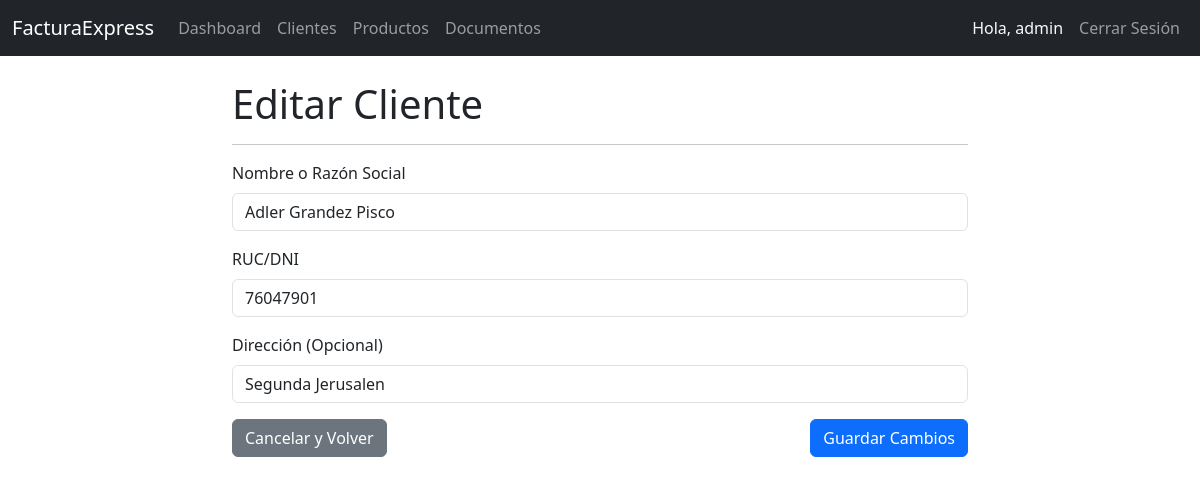
Screenshot of /clientes/editar/1 (signed in) with the database file from the repository.
### models.py (models this page shows)
class User(db.Model, UserMixin):
    id = db.Column(db.Integer, primary_key=True)
    username = db.Column(db.String(80), unique=True, nullable=False)
    password_hash = db.Column(db.String(128), nullable=False)
    documentos = db.relationship('Documento', backref='atendido_por', lazy=True)

class Cliente(db.Model):
    id = db.Column(db.Integer, primary_key=True)
    nombre = db.Column(db.String(100), nullable=False)
    ruc_dni = db.Column(db.String(20), unique=True, nullable=False)
    direccion = db.Column(db.String(200), nullable=True)
    documentos = db.relationship('Documento', backref='cliente', lazy=True)

### main.py (the view, shortened to what this page needs)
@main_bp.route('/clientes/editar/<int:cliente_id>', methods=['GET', 'POST'])
@login_required
def editar_cliente(cliente_id):
    cliente = Cliente.query.get_or_404(cliente_id)
    return render_template('clientes_form.html', title='Editar Cliente', cliente=cliente)

### app.py (called while the page is built)
def create_app():
    app = Flask(__name__)
    app.config['SECRET_KEY'] = 'tu_nueva_clave_secreta_aqui_cambiala'
    app.config['SQLALCHEMY_DATABASE_URI'] = 'sqlite:///facturacion.db'
    app.config['SQLALCHEMY_TRACK_MODIFICATIONS'] = False
    app.config['EMPRESA_NOMBRE'] = 'ADLER GRANDEZ P.'
    app.config['EMPRESA_DIRECCION'] = 'ELIAS SOPLIN VARGAS'
    app.config['EMPRESA_TELEFONO'] = '+51 929 974 627'
    app.config['EMPRESA_CORREO'] = 'A76047901@GMAIL.COM'
    app.config['EMPRESA_RUC'] = '1076047901' # <-- ¡NUEVO CAMPO CON RUC CORREGIDO!
    db.init_app(app)
    login_manager = LoginManager()
    login_manager.login_view = 'auth.login'
    login_manager.init_app(app)
    @login_manager.user_loader
    def load_user(user_id):
        return User.query.get(int(user_id))
    app.register_blueprint(auth_bp, url_prefix='/auth')
    app.register_blueprint(main_bp)
    return app

### templates/clientes_form.html (shortened to what this page needs)
{% extends "base.html" %}
{% block content %}
<div class="row justify-content-center">
    <div class="col-md-8">
        <h1>{{ title }}</h1>
        <hr>
        <form method="POST" action="{% if cliente %}{{ url_for('main.editar_cliente', cliente_id=cliente.id) }}{% else %}{{ url_for('main.crear_cliente') }}{% endif %}">
            <div class="mb-3">
                <label for="nombre" class="form-label">Nombre o Razón Social</label>
                <input type="text" class="form-control" id="nombre" name="nombre" value="{{ cliente.nombre if cliente else '' }}" required>
            </div>
            <div class="mb-3">
                <label for="ruc_dni" class="form-label">RUC/DNI</label>
                <input type="text" class="form-control" id="ruc_dni" name="ruc_dni" value="{{ cliente.ruc_dni if cliente else '' }}" required>
            </div>
            <div class="mb-3">
                <label for="direccion" class="form-label">Dirección (Opcional)</label>
                <input type="text" class="form-control" id="direccion" name="direccion" value="{{ cliente.direccion if cliente else '' }}">
            </div>
            <div class="d-flex justify-content-between">
                <a href="{{ url_for('main.clientes_index') }}" class="btn btn-secondary">Cancelar y Volver</a>
                <button type="submit" class="btn btn-primary">
                    {% if cliente %}Guardar Cambios{% else %}Registrar Cliente{% endif %}
                </button>
            </div>
        </form>
    </div>
</div>
{% endblock %}

### templates/base.html (shortened to what this page needs)
<!DOCTYPE html>
<html lang="es">
<head>
    <link href="https://cdn.jsdelivr.net/npm/bootstrap@5.3.3/dist/css/bootstrap.min.css" rel="stylesheet">
    <link rel="stylesheet" href="https://cdnjs.cloudflare.com/ajax/libs/font-awesome/6.0.0-beta3/css/all.min.css">
</head>
<body>
    <nav class="navbar navbar-expand-lg navbar-dark bg-dark">
        <div class="container-fluid">
            <a class="navbar-brand" href="{{ url_for('main.index') }}">FacturaExpress</a>
            <div class="collapse navbar-collapse" id="navbarNav">
                <ul class="navbar-nav me-auto mb-2 mb-lg-0">
                    {% if current_user.is_authenticated %}
                        <li class="nav-item">
                            <a class="nav-link" href="{{ url_for('main.index') }}">Dashboard</a>
                        </li>
                        <li class="nav-item">
                            <a class="nav-link" href="{{ url_for('main.clientes_index') }}">Clientes</a>
                        </li>
                        <li class="nav-item">
                            <a class="nav-link" href="{{ url_for('main.productos_index') }}">Productos</a>
                        </li>
                        <li class="nav-item">
                            <a class="nav-link" href="{{ url_for('main.documentos_index') }}">Documentos</a>
                        </li>
                    {% endif %}
                </ul>
                <ul class="navbar-nav ms-auto">
                    {% if current_user.is_authenticated %}
                        <li class="nav-item">
                            <span class="nav-link text-light">Hola, {{ current_user.username }}</span>
                        </li>
                        <li class="nav-item">
                            <a class="nav-link btn btn-sm btn-outline-danger" href="{{ url_for('auth.logout') }}">Cerrar Sesión</a>
                        </li>
                    {% endif %}
                </ul>
            </div>
        </div>
    </nav>
    <div class="container mt-4">
        {% block content %}{% endblock %}
    </div>
</body>
</html>

### rows the page displays
User: username "admin"
Cliente: nombre "Adler Grandez Pisco", ruc_dni "76047901", direccion "Segunda Jerusalen"

### other values shown
{{ title }} "Editar Cliente"
